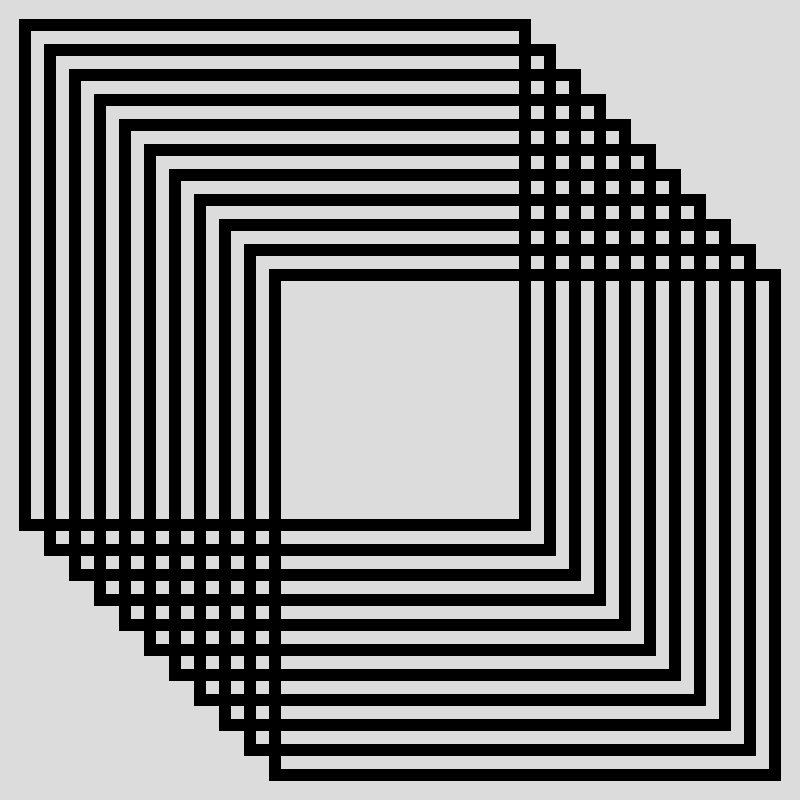
Frame 1 (no input)
Frame 60 (no input): identical to frame 1, image omitted
Frame 120 (the mouse pressed at the canvas centre since frame 60): identical to frame 1, image omitted

The p5.js sketch that drew this single still picture (run headless with seeded random() and noise() and a simulated clock; from frame 60 on, the mouse is pressed at the canvas centre):

// p5.js sketch
// ── sketch.js
function setup() {
  createCanvas(800, 800);
  noFill();
}

function draw() {

  strokeWeight(12);
  background(220);

  for(let x=1;x<=11;x++){
      rect(25*x,25*x,500,500);

      }
}
